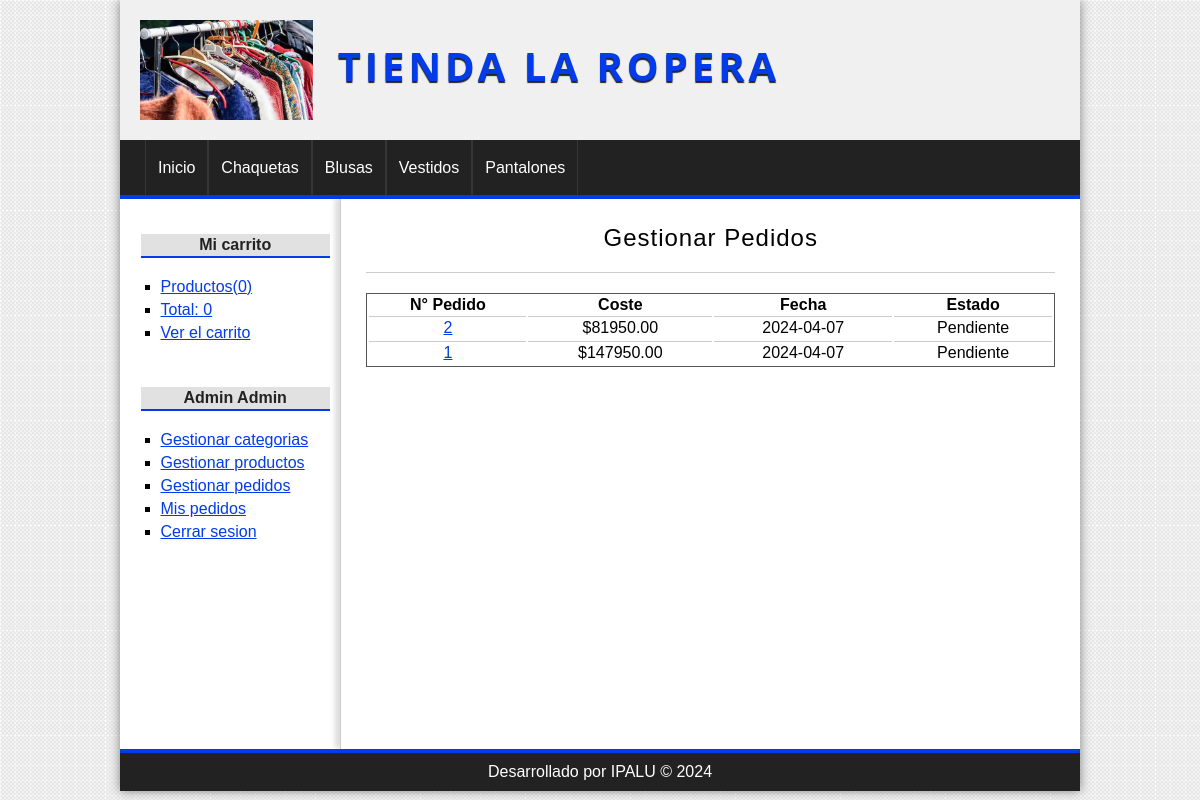
The app's page /pedido/gestion (signed in) with its own data.
### tables this page shows
CREATE TABLE `categorias` (
  `id` int(255) NOT NULL AUTO_INCREMENT,
  `nombre` varchar(100) NOT NULL,
  PRIMARY KEY (`id`)
);

CREATE TABLE `pedidos` (
  `id` int(255) NOT NULL AUTO_INCREMENT,
  `usuario_id` int(255) NOT NULL,
  `region` varchar(100) NOT NULL,
  `comuna` varchar(100) NOT NULL,
  `direccion` varchar(255) NOT NULL,
  `coste` float(200,2) NOT NULL,
  `estado` varchar(20) NOT NULL,
  `fecha` date DEFAULT NULL,
  `hora` time DEFAULT NULL,
  PRIMARY KEY (`id`),
  KEY `fk_pedido_usuario` (`usuario_id`),
  CONSTRAINT `fk_pedido_usuario` FOREIGN KEY (`usuario_id`) REFERENCES `usuarios` (`id`)
);

### config/db.php (called while the page is built)
<?php
    class Database {
        public static function connect() {
            $db = new mysqli('localhost','root','','tienda_master');
            $db->query("SET NAMES 'utf8'");
            return $db;
        }
    }
?>

### helpers/utils.php (called while the page is built, shortened)
<?php
class Utils {
    public static function showCategorias() {
        require_once 'models/categoria.php';
        $categoria = new Categoria();
        $categorias = $categoria->getAll();
        return $categorias;
    }
    public static function showStatus($status) {
        $value = 'Pendiente';
        if($status == 'confirm') {
            $value = 'Pendiente';
        }elseif($status == 'preparation') {
            $value = 'En preparacion';
        }elseif($status == 'ready') {
            $value = 'Preparado para enviar';
        }elseif($status == 'sended') {
            $value = 'Enviado';
        }
        return $value;
    }
}
?>

### models/categoria.php (called while the page is built, shortened)
<?php
class Categoria {
    private $db;
    public function __construct()
    {
        $this->db = Database::connect();
    }
    public function getAll() {
        $sql = "SELECT * FROM categorias ORDER BY id DESC;";
        $categorias = $this->db->query($sql);
        return $categorias;
    }
}
?>

### controllers/PedidoController.php (called while the page is built, shortened)
<?php
require_once 'models/pedido.php';
class pedidoController {
    public function gestion() {
        $gestion = true;
        $pedido = new Pedido();
        $pedidos = $pedido->getAll();
        require_once 'views/pedido/mis_pedidos.php';
    }
}
?>

### models/pedido.php (called while the page is built, shortened)
<?php
class Pedido {
    private $db;
    public function __construct()
    {
        $this->db = Database::connect();
    }
    public function getAll()  {
        $productos = $this->db->query("SELECT * FROM pedidos ORDER BY id DESC;");
        return $productos;
    }
}
?>

### views/pedido/mis_pedidos.php (the view)
<?php if(isset($gestion)):?>
    <h1>Gestionar Pedidos</h1>
<?php else:?>
    <h1>Mis Pedidos</h1>
<?php endif;?>
<table>
    <tr>
        <th>N° Pedido</th>
        <th>Coste</th>
        <th>Fecha</th>
        <th>Estado</th>
    </tr>
    <?php
        while($pedido = $pedidos->fetch_object()) :
    ?>
    <tr>
        <td>
            <a href="<?=base_url?>pedido/detalle&id=<?=$pedido->id?>"><?=$pedido->id?></a>
        </td>
        <td>
            $<?=$pedido->coste?>
        </td>
        <td>
            <?=$pedido->fecha?>
        </td>
        <td>
            <?=Utils::showStatus($pedido->estado)?>
        </td>
    </tr>
    <?php endwhile;?>
</table>

### views/layout/header.php (shortened to what this page needs)
<!DOCTYPE html>
<html lang="es">
<head>
    <link rel="stylesheet" href="<?=base_url?>assets/css/styles.css">
</head>
<body>
    <div id="container">
        <header id="header">
            <div id="logo">
                <img src="<?=base_url?>assets/img/ropera.png" alt="Ropera Logo">
                <a href="<?=base_url?>">
                    Tienda La Ropera
                </a>
            </div>
        </header>
        <?php $categorias = Utils::showCategorias();?>
        <nav id="menu" >
            <ul>
                <li>
                    <a href="<?=base_url?>">Inicio</a>
                </li>
                <?php while($categoria=$categorias->fetch_object()):?>
                    <li>
                        <a href="<?=base_url?>categoria/ver&id=<?=$categoria->id?>"><?=$categoria->nombre?></a>
                    </li>
                <?php endwhile;?>
            </ul>
        </nav>
        <div id="content">

### assets/css/styles.css (style rules this page uses)
* { padding: 0px; margin: 0px; font-family: sans-serif, Helvetica, Arial; }
body { background: url(../img/bg.png); }
a { color: #013BEA; }
table { text-align: center; width: 100%; border: 1px solid #555; }
td { border-top: 1px solid #ccc; padding: 2px; }
#container { display: flex; flex-direction: column; width: 80%; margin: 0px auto; box-shadow: 0px 0px 10px gray; background: white; }
#header { height: 145px; background: #F0F0F0; width: 100%; height: 100%; }
#logo { display: flex; flex-direction: row; padding: 20px; text-align: center; }
#logo img { height: 100px; }
#logo a { font-size: 40px; letter-spacing: 4px; font-family: 'Open Sans', Helvetica, Arial; text-transform: uppercase; color: #013BEA; font-weight: bold; text-decoration: none; margin-top: 18px; margin-left: 25px; text-shadow: 0px 2px 1px #222222; transition: all 300ms; }
#menu { clear:both; background: #222; color: white; height: 55px; border-bottom: 4px solid #013BEA; width: 100%; height: 100%; }
#menu ul { list-style: none; text-decoration: none; margin: 0px auto; margin-left: 25px; }
#menu ul li { line-height: 55px; float:left; border-right: 1px solid #363636; }
#menu a { display: block; color: white; text-decoration: none; padding-left: 12px; padding-right: 12px; transition: all 300ms; }
#menu a:first-child { border-left: 1px solid #363636; }
#content { display: flex; flex-direction: row; width: 100%; margin: 0px auto; overflow: hidden; background: white; }
#central h1 { font-size: 24px; font-weight: normal; letter-spacing: 1px; text-align: center; border-bottom: 1px solid #ccc; margin-bottom: 20px; padding: 20px; padding-top: 0px; }

### records on screen
categorias: nombre "Chaquetas"
categorias: nombre "Blusas"
categorias: nombre "Vestidos"
categorias: nombre "Pantalones"
pedidos: id "2", coste "81950.00", fecha "2024-04-07", estado "Pendiente"
pedidos: id "1", coste "147950.00", fecha "2024-04-07", estado "Pendiente"

### other values on screen
$stats['count'] "0"
$stats['total'] "0"
$_SESSION['identity']->nombre "Admin"
$_SESSION['identity']->apellidos "Admin"
